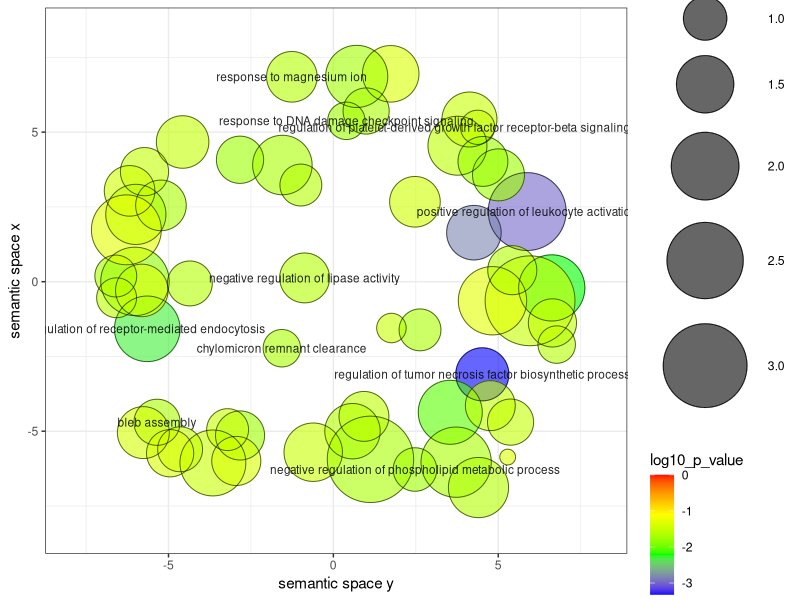

Write the R code that produced this figure.


# A plotting R script produced by the REVIGO server at http://revigo.irb.hr/
# If you found REVIGO useful in your work, please cite the following reference:
# Supek F et al. "REVIGO summarizes and visualizes long lists of Gene Ontology
# terms" PLoS ONE 2011. doi:10.1371/journal.pone.0021800


# --------------------------------------------------------------------------
# If you don't have the ggplot2 package installed, uncomment the following line:
# install.packages( "ggplot2" );
library( ggplot2 );
# --------------------------------------------------------------------------
# If you don't have the scales package installed, uncomment the following line:
# install.packages( "scales" );
library( scales );


# --------------------------------------------------------------------------
# Here is your data from REVIGO. Scroll down for plot configuration options.

revigo.names <- c("term_ID","description","frequency_%","plot_X","plot_Y","plot_size","log10_p_value","uniqueness","dispensability");
revigo.data <- rbind(c("GO:0042534","regulation of tumor necrosis factor biosynthetic process", 0.095, 4.517,-3.097, 1.322,-3.3202,0.706,0.000),
c("GO:0072423","response to DNA damage checkpoint signaling", 0.028, 0.395, 5.379, 0.845,-1.7479,0.923,0.009),
c("GO:0060192","negative regulation of lipase activity", 0.071,-0.872, 0.126, 1.204,-1.6243,0.933,0.033),
c("GO:0002696","positive regulation of leukocyte activation", 1.880, 5.878, 2.345, 2.599,-2.9856,0.714,0.057),
c("GO:0032026","response to magnesium ion", 0.076,-1.259, 6.851, 1.230,-1.6243,0.945,0.064),
c("GO:0048259","regulation of receptor-mediated endocytosis", 0.361,-5.644,-1.576, 1.886,-2.2822,0.765,0.065),
c("GO:2000586","regulation of platelet-derived growth factor receptor-beta signaling pathway", 0.024, 4.374, 5.162, 0.778,-1.5738,0.854,0.082),
c("GO:0034382","chylomicron remnant clearance", 0.028,-1.562,-2.225, 0.845,-1.6816,0.872,0.121),
c("GO:1903726","negative regulation of phospholipid metabolic process", 0.043, 2.475,-6.280, 1.000,-1.7479,0.752,0.134),
c("GO:0032060","bleb assembly", 0.052,-5.347,-4.701, 1.079,-1.6816,0.882,0.144),
c("GO:0018149","peptide cross-linking", 0.299, 3.545,-4.367, 1.806,-2.0569,0.919,0.161),
c("GO:0002115","store-operated calcium entry", 0.076,-5.229, 2.551, 1.230,-1.6816,0.914,0.195),
c("GO:0046173","polyol biosynthetic process", 0.195, 4.401,-6.883, 1.623,-1.6243,0.873,0.202),
c("GO:0036066","protein O-linked fucosylation", 0.014, 5.287,-5.864, 0.602,-1.3557,0.870,0.202),
c("GO:0007252","I-kappaB phosphorylation", 0.071, 4.760,-4.145, 1.204,-1.5286,0.851,0.229),
c("GO:0006612","protein targeting to membrane", 0.513,-6.017, 0.010, 2.037,-1.8399,0.779,0.229),
c("GO:0001881","receptor recycling", 0.171, 3.763, 4.547, 1.568,-1.5738,0.876,0.238),
c("GO:2000379","positive regulation of reactive oxygen species metabolic process", 0.389, 6.623,-0.208, 1.919,-2.2142,0.803,0.242),
c("GO:0060267","positive regulation of respiratory burst", 0.028, 6.773,-2.103, 0.845,-1.6243,0.835,0.245),
c("GO:0051770","positive regulation of nitric-oxide synthase biosynthetic process", 0.062, 6.644,-1.378, 1.146,-1.5738,0.819,0.260),
c("GO:0010755","regulation of plasminogen activation", 0.052, 5.374,-4.695, 1.079,-1.5286,0.865,0.260),
c("GO:0030194","positive regulation of blood coagulation", 0.109, 4.262, 1.639, 1.380,-2.8343,0.678,0.266),
c("GO:2000050","regulation of non-canonical Wnt signaling pathway", 0.114, 4.127, 5.423, 1.398,-1.4879,0.832,0.266),
c("GO:0045686","negative regulation of glial cell differentiation", 0.119, 0.580,-4.999, 1.415,-1.6243,0.735,0.271),
c("GO:0000183","chromatin silencing at rDNA", 0.161,-0.611,-5.702, 1.544,-1.4879,0.746,0.274),
c("GO:0010763","positive regulation of fibroblast migration", 0.057,-2.831, 4.077, 1.114,-1.7479,0.758,0.293),
c("GO:0001325","formation of extrachromosomal circular DNA", 0.377,-3.654,-6.061, 1.903,-1.4879,0.852,0.294),
c("GO:1900225","regulation of NLRP3 inflammasome complex assembly", 0.047,-4.648,-5.604, 1.041,-1.5286,0.844,0.300),
c("GO:1903587","regulation of blood vessel endothelial cell proliferation involved in sprouting angiogenesis", 0.019, 1.761,-1.549, 0.699,-1.4879,0.832,0.301),
c("GO:1903504","regulation of mitotic spindle checkpoint", 0.066,-2.830,-5.142, 1.176,-1.7479,0.727,0.308),
c("GO:1902043","positive regulation of extrinsic apoptotic signaling pathway via death domain receptors", 0.085, 5.007, 3.572, 1.279,-1.7479,0.774,0.313),
c("GO:0070266","necroptotic process", 0.133, 1.739, 6.951, 1.462,-1.3851,0.896,0.335),
c("GO:1903960","negative regulation of anion transmembrane transport", 0.047,-4.353,-0.059, 1.041,-1.6243,0.782,0.346),
c("GO:0060294","cilium movement involved in cell motility", 0.090,-4.572, 4.671, 1.301,-1.5286,0.818,0.360),
c("GO:0099637","neurotransmitter receptor transport", 0.062,-5.728, 3.680, 1.146,-1.5286,0.898,0.367),
c("GO:0042088","T-helper 1 type immune response", 0.180,-1.546, 3.901, 1.591,-1.6816,0.881,0.379),
c("GO:0032371","regulation of sterol transport", 0.195,-5.990, 2.250, 1.623,-1.6816,0.798,0.387),
c("GO:0034501","protein localization to kinetochore", 0.076,-6.180, 3.037, 1.230,-1.4507,0.885,0.393),
c("GO:0050829","defense response to Gram-negative bacterium", 0.242, 0.708, 6.864, 1.716,-1.7153,0.884,0.412),
c("GO:0051172","negative regulation of nitrogen compound metabolic process", 7.246, 1.125,-5.940, 3.184,-1.6816,0.752,0.414),
c("GO:0031325","positive regulation of cellular metabolic process",13.187, 5.965,-0.639, 3.444,-1.5062,0.748,0.444),
c("GO:0002604","regulation of dendritic cell antigen processing and presentation", 0.038,-0.986, 3.232, 0.954,-1.6243,0.854,0.453),
c("GO:0040037","negative regulation of fibroblast growth factor receptor signaling pathway", 0.076, 2.474, 2.672, 1.230,-1.4507,0.772,0.457),
c("GO:0030799","regulation of cyclic nucleotide metabolic process", 0.651, 3.723,-6.035, 2.140,-1.6816,0.803,0.462),
c("GO:0000187","activation of MAPK activity", 0.508, 4.826,-0.637, 2.033,-1.3169,0.686,0.463),
c("GO:0051895","negative regulation of focal adhesion assembly", 0.066,-2.944,-5.994, 1.176,-1.3851,0.772,0.468),
c("GO:0000132","establishment of mitotic spindle orientation", 0.090,-5.810,-0.293, 1.301,-1.3851,0.764,0.478),
c("GO:0048268","clathrin coat assembly", 0.057,-4.951,-5.736, 1.114,-1.3851,0.906,0.478),
c("GO:0032667","regulation of interleukin-23 production", 0.038, 2.628,-1.611, 0.954,-1.6816,0.787,0.478),
c("GO:0090656","t-circle formation", 0.038,-3.207,-4.946, 0.954,-1.4879,0.814,0.479),
c("GO:0034724","DNA replication-independent nucleosome organization", 0.085,-5.763,-5.046, 1.279,-1.4166,0.914,0.485),
c("GO:0001766","membrane raft polarization", 0.038,-6.598, 0.189, 0.954,-1.6816,0.819,0.485),
c("GO:0032490","detection of molecule of bacterial origin", 0.052, 0.993, 5.707, 1.079,-1.6816,0.903,0.487),
c("GO:0016482","cytosolic transport", 0.617,-6.278, 1.734, 2.117,-1.3103,0.885,0.489),
c("GO:0043652","engulfment of apoptotic cell", 0.033,-6.574,-0.538, 0.903,-1.5738,0.842,0.489),
c("GO:1903209","positive regulation of oxidative stress-induced cell death", 0.071, 4.536, 4.022, 1.204,-1.7479,0.764,0.490),
c("GO:0071636","positive regulation of transforming growth factor beta production", 0.066, 5.426, 0.384, 1.176,-1.6243,0.739,0.497),
c("GO:0032700","negative regulation of interleukin-17 production", 0.071, 0.928,-4.504, 1.204,-1.5738,0.722,0.499));

one.data <- data.frame(revigo.data);
names(one.data) <- revigo.names;
one.data <- one.data [(one.data$plot_X != "null" & one.data$plot_Y != "null"), ];
one.data$plot_X <- as.numeric( as.character(one.data$plot_X) );
one.data$plot_Y <- as.numeric( as.character(one.data$plot_Y) );
one.data$plot_size <- as.numeric( as.character(one.data$plot_size) );
one.data$log10_p_value <- as.numeric( as.character(one.data$log10_p_value) );
one.data$frequency <- as.numeric( as.character(one.data$frequency) );
one.data$uniqueness <- as.numeric( as.character(one.data$uniqueness) );
one.data$dispensability <- as.numeric( as.character(one.data$dispensability) );
#head(one.data);


# --------------------------------------------------------------------------
# Names of the axes, sizes of the numbers and letters, names of the columns,
# etc. can be changed below

p1 <- ggplot( data = one.data );
p1 <- p1 + geom_point( aes( plot_X, plot_Y, colour = log10_p_value, size = plot_size), alpha = I(0.6) ) + scale_size_area();
p1 <- p1 + scale_colour_gradientn( colours = c("blue", "green", "yellow", "red"), limits = c( min(one.data$log10_p_value), 0) );
p1 <- p1 + geom_point( aes(plot_X, plot_Y, size = plot_size), shape = 21, fill = "transparent", colour = I (alpha ("black", 0.6) )) + scale_size_area();
p1 <- p1 + scale_size( range=c(5, 30)) + theme_bw(); # + scale_fill_gradientn(colours = heat_hcl(7), limits = c(-300, 0) );
ex <- one.data [ one.data$dispensability < 0.15, ]; 
p1 <- p1 + geom_text( data = ex, aes(plot_X, plot_Y, label = description), colour = I(alpha("black", 0.85)), size = 3 );
p1 <- p1 + labs (y = "semantic space x", x = "semantic space y");
p1 <- p1 + theme(legend.key = element_blank()) ;
one.x_range = max(one.data$plot_X) - min(one.data$plot_X);
one.y_range = max(one.data$plot_Y) - min(one.data$plot_Y);
p1 <- p1 + xlim(min(one.data$plot_X)-one.x_range/10,max(one.data$plot_X)+one.x_range/10);
p1 <- p1 + ylim(min(one.data$plot_Y)-one.y_range/10,max(one.data$plot_Y)+one.y_range/10);



# --------------------------------------------------------------------------
# Output the plot to screen

p1;

# Uncomment the line below to also save the plot to a file.
# The file type depends on the extension (default=pdf).

# ggsave("C:/Users/path_to_your_file/revigo-plot.pdf");
